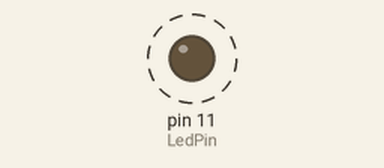
Simulated run of this program. Board: Raspberry Pi (header pin numbers). On the bench: output pins drawn as LEDs (lit = HIGH). Dashed ring = blinking. What the program prints to the terminal is not drawn.

Above: at 36.2 s.
Timing chart, 0 to 36.5 s (numbered marks = the images above):
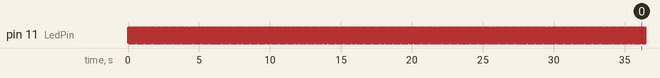

The program:

02_LED_on_off.py
```python
#!/usr/bin/env python
import RPi.GPIO as GPIO
import time

LedPin = 11 # pin11
Warten = 0.04

def setup():
  GPIO.setmode(GPIO.BOARD)
  GPIO.setup(LedPin, GPIO.OUT)
  GPIO.output(LedPin, GPIO.HIGH) # Set LedPin high(+3.3V) to off led

def loop():
  while True:
    print '...led on'
    time.sleep(Warten)
    GPIO.output(LedPin, GPIO.LOW) # led on time.sleep(0.5)
    time.sleep(Warten)
    print 'led off...'
    GPIO.output(LedPin, GPIO.HIGH) # led off time.sleep(0.5)
    #time.sleep(1)

def destroy():
  GPIO.output(LedPin, GPIO.HIGH) # led off
  GPIO.cleanup()

if __name__ == '__main__':
  setup()
  try:
    loop()
  except KeyboardInterrupt:
    destroy()
```

Measured:
- by itself, pin 11 (LedPin): alternates HIGH for 0.04 s and LOW for 0.04 s
